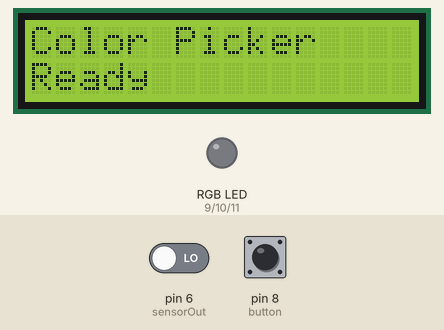
A sketch run on a simulated Arduino Uno, built with avr-gcc and run on an emulated ATmega328P. Shown: 16×2 character LCD, an RGB LED mixed from three pins (HIGH = lit). The test bench sets the inputs (shaded band); at power-on: pin 8 (button) HIGH, pin 6 (sensorOut) LOW. Pins used as bus, display or sensor lines are not drawn.

Above: at 0.1 s.
At 2.1 s:
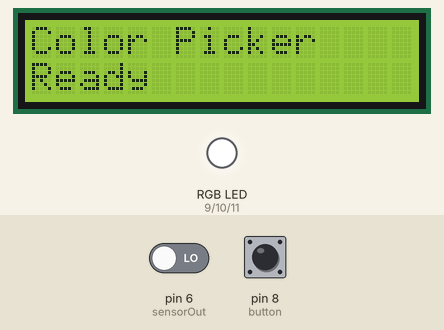
2.2 s: pin 8 (button) pulled LOW for 0.15 s
At 6.3 s:
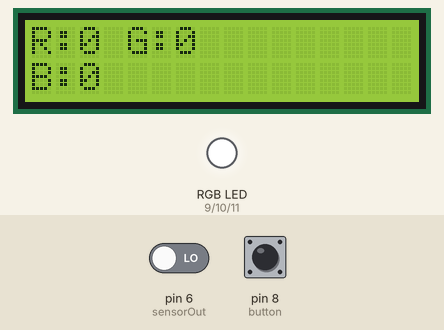
Timing chart, 0 to 7.8 s (numbered marks = the images above; inputs shaded):
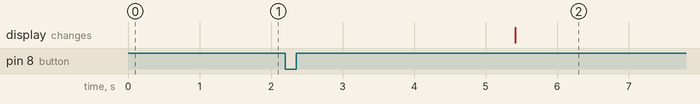

The sketch:

Color_Picker.ino
```cpp
#include <Wire.h>
#include <LiquidCrystal_I2C.h>

// Define LCD parameters
LiquidCrystal_I2C lcd(0x27, 16, 2);

// Define RGB led & Button pins
#define redpin 9
#define greenpin 10
#define bluepin 11
#define button 8

// Define color sensor pins
#define S0 2
#define S1 3
#define S2 4
#define S3 5
#define sensorOut 6

// Calibration Values
int redMin = 19, redMax = 180;
int greenMin = 19, greenMax = 170;
int blueMin = 16, blueMax = 139;

// Variables for Color Pulse Width Measurements
int redPW = 0, greenPW = 0, bluePW = 0;

// Variables for final Color values
int redValue, greenValue, blueValue;

// Gamma table for correction
byte gammatable[256];

void setup() {
  lcd.init();
  lcd.backlight();
  lcd.print("Color Picker");
  lcd.setCursor(0, 1);
  lcd.print("Ready");
  delay(750);

  pinMode(S0, OUTPUT);
  pinMode(S1, OUTPUT);
  pinMode(S2, OUTPUT);
  pinMode(S3, OUTPUT);

  pinMode(redpin, OUTPUT);
  pinMode(greenpin, OUTPUT);
  pinMode(bluepin, OUTPUT);

  digitalWrite(redpin, HIGH);
  digitalWrite(greenpin, HIGH);
  digitalWrite(bluepin, HIGH);

  pinMode(sensorOut, INPUT);
  pinMode(button, INPUT);

  digitalWrite(S0, HIGH);
  digitalWrite(S1, LOW);

  for (int i = 0; i < 256; i++) {
    float x = i / 255.0;
    x = pow(x, 2.2);
    gammatable[i] = x * 255;
  }
}

void loop() {
  if (digitalRead(button) == LOW) {
    delay(200);
    redPW = getRedPW();
    greenPW = getGreenPW();
    bluePW = getBluePW();

    redValue = map(redPW, redMin, redMax, 255, 0);
    greenValue = map(greenPW, greenMin, greenMax, 255, 0);
    blueValue = map(bluePW, blueMin, blueMax, 255, 0);

    redValue = gammatable[redValue];
    greenValue = gammatable[greenValue];
    blueValue = gammatable[blueValue];

    int maxVal = max(redValue, max(greenValue, blueValue));
    if (maxVal > 0) {
      redValue = map(redValue, 0, maxVal, 0, 255);
      greenValue = map(greenValue, 0, maxVal, 0, 255);
      blueValue = map(blueValue, 0, maxVal, 0, 255);
    }

    redValue = constrain(redValue, 0, 255);
    greenValue = constrain(greenValue, 0, 255);
    blueValue = constrain(blueValue, 0, 255);

    analogWrite(redpin, 255 - redValue);
    analogWrite(greenpin, 255 - greenValue);
    analogWrite(bluepin, 255 - blueValue);

    lcd.clear();
    lcd.setCursor(0, 0);
    lcd.print("R:");
    lcd.print(redValue);
    lcd.print(" G:");
    lcd.print(greenValue);
    lcd.setCursor(0, 1);
    lcd.print("B:");
    lcd.print(blueValue);

    while (digitalRead(button) == LOW);
    delay(200);
  }
}

int getRedPW() {
  digitalWrite(S2, LOW);
  digitalWrite(S3, LOW);
  return pulseIn(sensorOut, LOW);
}

int getGreenPW() {
  digitalWrite(S2, HIGH);
  digitalWrite(S3, HIGH);
  return pulseIn(sensorOut, LOW);
}

int getBluePW() {
  digitalWrite(S2, LOW);
  digitalWrite(S3, HIGH);
  return pulseIn(sensorOut, LOW);
}
```

Measured:
- after the input at 2.2 s, the display: changes after 3.2 s (image 2)
